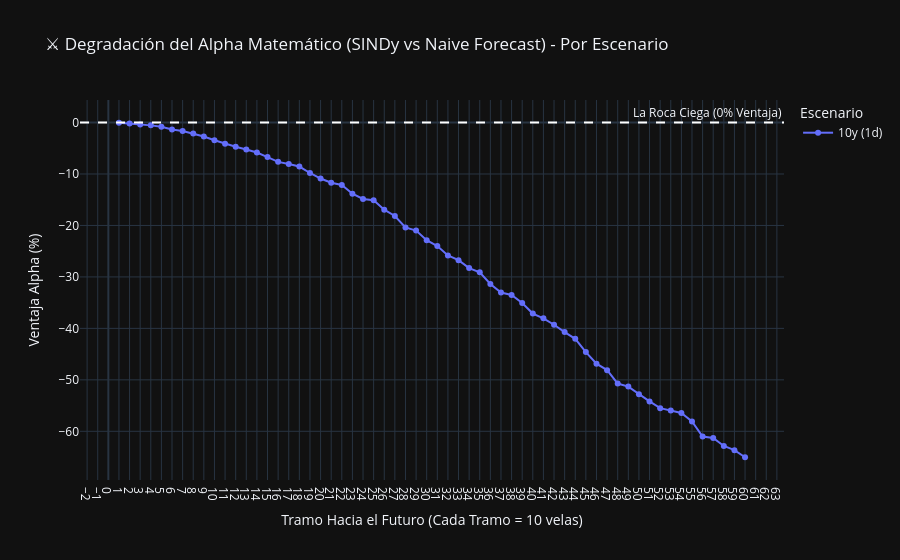

This figure's notebook cell:
### Markdown cell above
### ⚔️ Módulo 5: El Edge Matemático (SINDy vs Naive Forecast)
Calculamos la ventaja (Alpha) que tiene SINDy sobre una predicción ciega (Línea Plana). Si Alpha > 0, SINDy ha vencido al ruido del mercado.

### Code cell
if not df_clean.empty and 'Naive_MAPE_B1' in df_clean.columns:
    # 1. Precalcular el Alpha Edge para todos los tramos disponibles (1 a 15)
    alpha_cols = []
    for i in range(1, 61):
        mape_col = f'MAPE_B{i}'
        naive_col = f'Naive_MAPE_B{i}'
        alpha_col = f'Alpha_B{i}'
        if naive_col in df_clean.columns and mape_col in df_clean.columns:
            # Alpha = Error Ingenuo - Error SINDy (Si es positivo, SINDy gana)
            df_clean[alpha_col] = df_clean[naive_col] - df_clean[mape_col]
            alpha_cols.append(alpha_col)
            
    if len(alpha_cols) > 0:
        # A. Gráfico de Decaimiento Segmentado por Escenario
        alpha_df = df_clean.groupby('Escenario')[alpha_cols].median().reset_index()
        alpha_melted = pd.melt(alpha_df, id_vars=['Escenario'], value_vars=alpha_cols, 
                               var_name='Bloque_Futuro', value_name='Alpha_Edge')
        alpha_melted['Tramo_Futuro'] = alpha_melted['Bloque_Futuro'].str.extract(r'(\d+)').astype(int)
        
        fig1 = px.line(alpha_melted, x='Tramo_Futuro', y='Alpha_Edge', color='Escenario', markers=True,
                      title="⚔️ Degradación del Alpha Matemático (SINDy vs Naive Forecast) - Por Escenario",
                      labels={'Tramo_Futuro': 'Tramo Hacia el Futuro (Cada Tramo = 10 velas)', 'Alpha_Edge': 'Ventaja Alpha (%)'})
        
        fig1.add_hline(y=0, line_dash="dash", line_color="white", annotation_text="La Roca Ciega (0% Ventaja)")
        fig1.update_xaxes(dtick=1)
        fig1.update_layout(template='plotly_dark')
        fig1.show()
        
        # B. Gráfico Promedio Global (MEDIANA de todo el Edge)
        global_alpha_df = df_clean[alpha_cols].median().reset_index()
        global_alpha_df.columns = ['Bloque_Futuro', 'Alpha_Edge']
        global_alpha_df['Tramo_Futuro'] = global_alpha_df['Bloque_Futuro'].str.extract(r'(\d+)').astype(int)
        
        fig2 = px.area(global_alpha_df, x='Tramo_Futuro', y='Alpha_Edge', markers=True,
                      title="🌍 Comportamiento Típico Global del Alpha Edge",
                      labels={'Tramo_Futuro': 'Tramo Hacia el Futuro (Cada Tramo = 10 velas)', 'Alpha_Edge': 'Ventaja Alpha Median Global (%)'})
                      
        fig2.update_traces(line_color='#00ffcc', fillcolor='rgba(0, 255, 204, 0.2)')
        fig2.add_hline(y=0, line_dash="dash", line_color="white", annotation_text="Pérdida de Edge")
        fig2.update_xaxes(dtick=1)
        fig2.update_layout(template='plotly_dark')
        fig2.show()
elif not df_clean.empty:
    print("⚠️ La base de datos no contiene las columnas de Naive Forecast. Vuelve a ejecutar el Backtest.")

### Figure 1 — Plotly figure (JSON) as saved in the notebook; plotly's stock layout.template omitted (floating-point values rounded to 4 significant figures)
{"data": [{"hovertemplate": "Escenario=10y (1d)<br>Tramo Hacia el Futuro (Cada Tramo = 10 velas)=%{x}<br>Ventaja Alpha (%)=%{y}<extra></extra>", "legendgroup": "10y (1d)", "line": {"color": "#636efa", "dash": "solid"}, "marker": {"symbol": "circle"}, "mode": "lines+markers", "name": "10y (1d)", "orientation": "v", "showlegend": true, "type": "scatter", "x": [1, 2, 3, 4, 5, 6, 7, 8, 9, 10, 11, 12, 13, 14, 15, 16, 17, 18, 19, 20, 21, 22, 23, 24, 25, 26, 27, 28, 29, 30, 31, 32, 33, 34, 35, 36, 37, 38, 39, 40, 41, 42, 43, 44, 45, 46, 47, 48, 49, 50, 51, 52, 53, 54, 55, 56, 57, 58, 59, 60], "xaxis": "x", "y": [-0.04, -0.17, -0.38, -0.55, -0.81, -1.34, -1.63, -2.14, -2.72, -3.45, -4.13, -4.69, -5.23, -5.83, -6.71, -7.64, -8.06, -8.55, -9.8, -10.88, -11.7, -12.14, -13.83, -14.84, -15.09, -16.94, -18.15, -20.38, -21.0, -22.87, -24.0, -25.82, -26.75, -28.28, -29.09, -31.37, -33.02, -33.51, -35.05, -37.12, -38.05, -39.29, -40.72, -42.02, -44.6, -46.85, -48.11, -50.72, -51.31, -52.79, -54.19, -55.5, -55.97, -56.44, -58.09, -61.01, -61.3, -62.85, -63.66, -65.04], "yaxis": "y"}], "layout": {"annotations": [{"showarrow": false, "text": "La Roca Ciega (0% Ventaja)", "x": 1, "xanchor": "right", "xref": "x domain", "y": 0, "yanchor": "bottom", "yref": "y"}], "legend": {"title": {"text": "Escenario"}, "tracegroupgap": 0}, "shapes": [{"line": {"color": "white", "dash": "dash"}, "type": "line", "x0": 0, "x1": 1, "xref": "x domain", "y0": 0, "y1": 0, "yref": "y"}], "title": {"text": "⚔️ Degradación del Alpha Matemático (SINDy vs Naive Forecast) - Por Escenario"}, "xaxis": {"anchor": "y", "domain": [0, 1], "dtick": 1, "title": {"text": "Tramo Hacia el Futuro (Cada Tramo = 10 velas)"}}, "yaxis": {"anchor": "x", "domain": [0, 1], "title": {"text": "Ventaja Alpha (%)"}}}}
